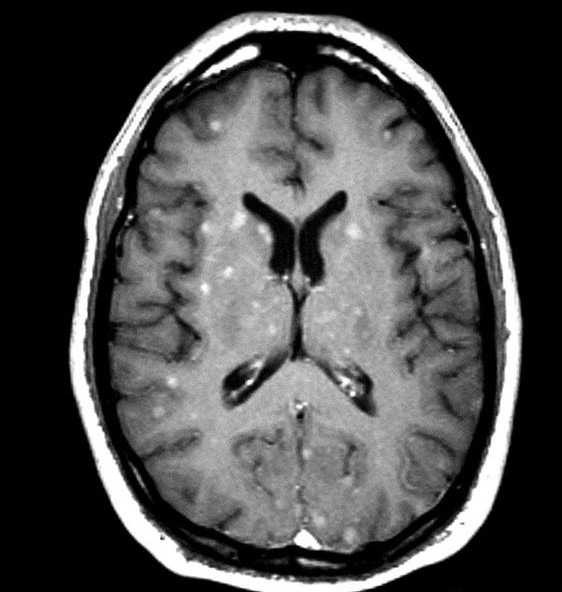
#> input picture brain_tumor/Training/no_tumor/4.jpg, 562 x 592 px; its folder holds only this picture in this run
$ jupyter execute --allow-errors 'PROJECT Brain Tumor Classification.ipynb'
#> lines starting #> are read from the running program, lines starting #| are printed output that depends on the picture; long printed decimals are rounded
[cell 1]
### Load Modules

[cell 2]
import numpy as np
import pandas as pd
import matplotlib.pyplot as plt
import numpy as np
import pandas as pd
import matplotlib.pyplot as plt
from sklearn.model_selection import train_test_split
from sklearn.metrics import accuracy_score
from sklearn.metrics import accuracy_score

### Prepare/collect data

[cell 3]
import os

path = os.listdir('brain_tumor/Training/')
classes = {'no_tumor':0, 'pituitary_tumor':1}

[cell 4]
import cv2
X = []
Y = []
for cls in classes:
    pth = 'brain_tumor/Training/'+cls
    for j in os.listdir(pth):
        img = cv2.imread(pth+'/'+j, 0)
#> img is the input picture: shape (592, 562); min 0, max 255, mean 76
        img = cv2.resize(img, (200,200))
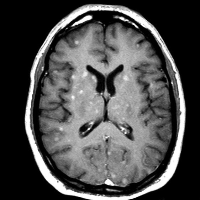
#> img: shape (200, 200); min 0, max 255, mean 76
        X.append(img)
        Y.append(classes[cls])
#> pass 2 of the loop `for cls in classes:`:
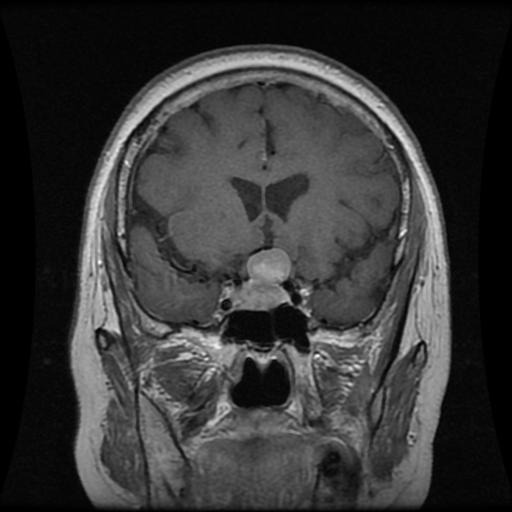
#> input picture brain_tumor/Training/pituitary_tumor/p (104).jpg, 512 x 512 px
#> img is the input picture: shape (512, 512); min 0, max 255, mean 53.8
#> `img = cv2.resize(img, (200,200))`:
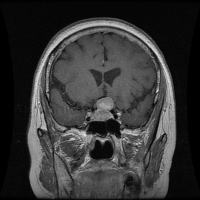
#> img: shape (200, 200); min 0, max 232, mean 53.7

[cell 5]
X = np.array(X)
Y = np.array(Y)

X_updated = X.reshape(len(X), -1)

[cell 6]
np.unique(Y)

[cell 7]
pd.Series(Y).value_counts()

[cell 8]
X.shape, X_updated.shape
#> Out = ((2, 200, 200), (2, 40000))

### Visualize data

[cell 9]
plt.imshow(X[0], cmap='gray')

### Prepare data

[cell 10]
X_updated = X.reshape(len(X), -1)
X_updated.shape
#> Out = (2, 40000)

### Split Data

[cell 11]
xtrain, xtest, ytrain, ytest = train_test_split(X_updated, Y, random_state=10,
                                               test_size=.20)
#> ytrain = [1]; ytest = [0]

[cell 12]
xtrain.shape, xtest.shape
#> Out = ((1, 40000), (1, 40000))

### Feature Scaling

[cell 13]
print(xtrain.max(), xtrain.min())
#| 232 0
print(xtest.max(), xtest.min())
#| 255 0
xtrain = xtrain/255
xtest = xtest/255
print(xtrain.max(), xtrain.min())
#| 0.9098 0.0
print(xtest.max(), xtest.min())
#| 1.0 0.0

### Feature Selection: PCA

[cell 14]
from sklearn.decomposition import PCA

[cell 15]
print(xtrain.shape, xtest.shape)
#| (1, 40000) (1, 40000)
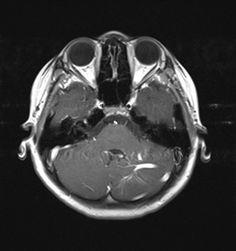
#> input picture brain_tumor/Testing/no_tumor/image.jpg, 236 x 251 px
#> further down, img is the input picture: shape (251, 236); min 0, max 255, mean 56.4
#> `img1 = cv2.resize(img, (200,200))`:
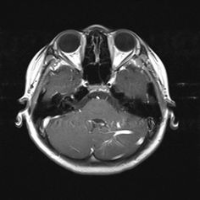
#> img1: shape (200, 200); min 9, max 255, mean 56.3
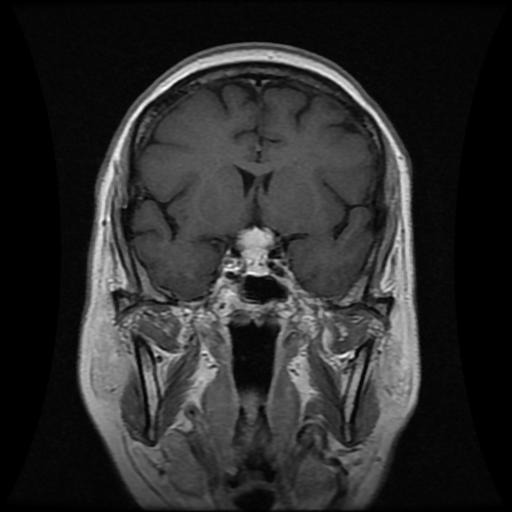
#> input picture brain_tumor/Testing/pituitary_tumor/image.jpg, 512 x 512 px
#> further down, img is the input picture: shape (512, 512); min 0, max 255, mean 43.4
#> `img1 = cv2.resize(img, (200,200))`:
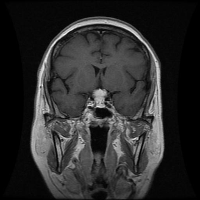
#> img1: shape (200, 200); min 0, max 252, mean 43.3

pca = PCA(.98)
# pca_train = pca.fit_transform(xtrain)
# pca_test = pca.transform(xtest)
pca_train = xtrain
pca_test = xtest

[cell 16]
# print(pca_train.shape, pca_test.shape)
# print(pca.n_components_)
# print(pca.n_features_)

### Train Model

[cell 17]
from sklearn.linear_model import LogisticRegression
from sklearn.svm import SVC

[cell 18]
import warnings
warnings.filterwarnings('ignore')

lg = LogisticRegression(C=0.1)
#> (the rest of this cell did not finish here and is left out)

[cell 19]
sv = SVC()
#> (the rest of this cell did not finish here and is left out)

### Evaluation

#> (a cell that did not finish here is left out)

#> (a cell that did not finish here is left out)

### Prediction

#> (a cell that did not finish here is left out)

#> (a cell that did not finish here is left out)

#> (a cell that did not finish here is left out)

### TEST MODEL

[cell 25]
dec = {0:'No Tumor', 1:'Positive Tumor'}

[cell 26]
plt.figure(figsize=(12,8))
p = os.listdir('brain_tumor/Testing/')
c=1
#> (the rest of this cell did not finish here and is left out)

[cell 27]
plt.figure(figsize=(12,8))
p = os.listdir('brain_tumor/Testing/')
c=1
#> (the rest of this cell did not finish here and is left out)

## Decision Tree Classification
Let's compare the performance using a Decision Tree Classifier

[cell 28]
# Prepare data for Decision Tree
X_train_flattened = xtrain.reshape(xtrain.shape[0], -1)
X_test_flattened = xtest.reshape(xtest.shape[0], -1)

[cell 29]
# Import Decision Tree Classifier
from sklearn.tree import DecisionTreeClassifier
from sklearn.metrics import accuracy_score, classification_report, confusion_matrix
import seaborn as sns

# Create and train Decision Tree model
dt_classifier = DecisionTreeClassifier(random_state=42)
dt_classifier.fit(X_train_flattened, ytrain)

# Make predictions
dt_train_pred = dt_classifier.predict(X_train_flattened)
#> dt_train_pred = [1]
dt_test_pred = dt_classifier.predict(X_test_flattened)
#> dt_test_pred = [1]

# Print accuracy scores
print("Decision Tree Performance:")
print("Training Accuracy:", accuracy_score(ytrain, dt_train_pred))
#| Training Accuracy: 1.0
print("Testing Accuracy:", accuracy_score(ytest, dt_test_pred))
#| Testing Accuracy: 0.0

# Create confusion matrix
dt_cm = confusion_matrix(ytest, dt_test_pred)
#> dt_cm = [[0, 1], [0, 0]]

# Plot confusion matrix
plt.figure(figsize=(8, 6))
sns.heatmap(dt_cm, annot=True, fmt='d', cmap='Blues')
plt.title('Decision Tree Confusion Matrix')
plt.ylabel('True Label')
plt.xlabel('Predicted Label')
plt.show()
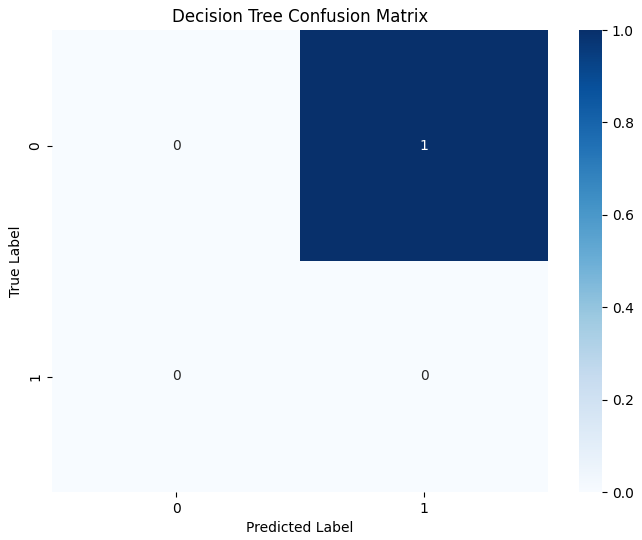
#> figure drawn by matplotlib, 2 panels

# Print detailed classification report
print("\nDetailed Classification Report:")
print(classification_report(ytest, dt_test_pred))
#|               precision    recall  f1-score   support
#|            0       0.00      0.00      0.00       1.0
#|            1       0.00      0.00      0.00       0.0
#|     accuracy                           0.00       1.0
#|    macro avg       0.00      0.00      0.00       1.0
#| weighted avg       0.00      0.00      0.00       1.0

[cell 30]
# Create and train Decision Tree model
dt_classifier = DecisionTreeClassifier(random_state=42)
dt_classifier.fit(X_train_flattened, ytrain)

# Make predictions
dt_train_pred = dt_classifier.predict(X_train_flattened)
dt_test_pred = dt_classifier.predict(X_test_flattened)

# Print accuracy scores
print("Decision Tree Performance:")
print("Training Accuracy:", accuracy_score(ytrain, dt_train_pred))
#| Training Accuracy: 1.0
print("Testing Accuracy:", accuracy_score(ytest, dt_test_pred))
#| Testing Accuracy: 0.0

# Create confusion matrix
dt_cm = confusion_matrix(ytest, dt_test_pred)

# Plot confusion matrix
plt.figure(figsize=(8, 6))
sns.heatmap(dt_cm, annot=True, fmt='d', cmap='Blues')
plt.title('Decision Tree Confusion Matrix')
plt.ylabel('True Label')
plt.xlabel('Predicted Label')
plt.show()

# Print detailed classification report
print("\nDetailed Classification Report:")
print(classification_report(ytest, dt_test_pred))
#|               precision    recall  f1-score   support
#|            0       0.00      0.00      0.00       1.0
#|            1       0.00      0.00      0.00       0.0
#|     accuracy                           0.00       1.0
#|    macro avg       0.00      0.00      0.00       1.0
#| weighted avg       0.00      0.00      0.00       1.0
